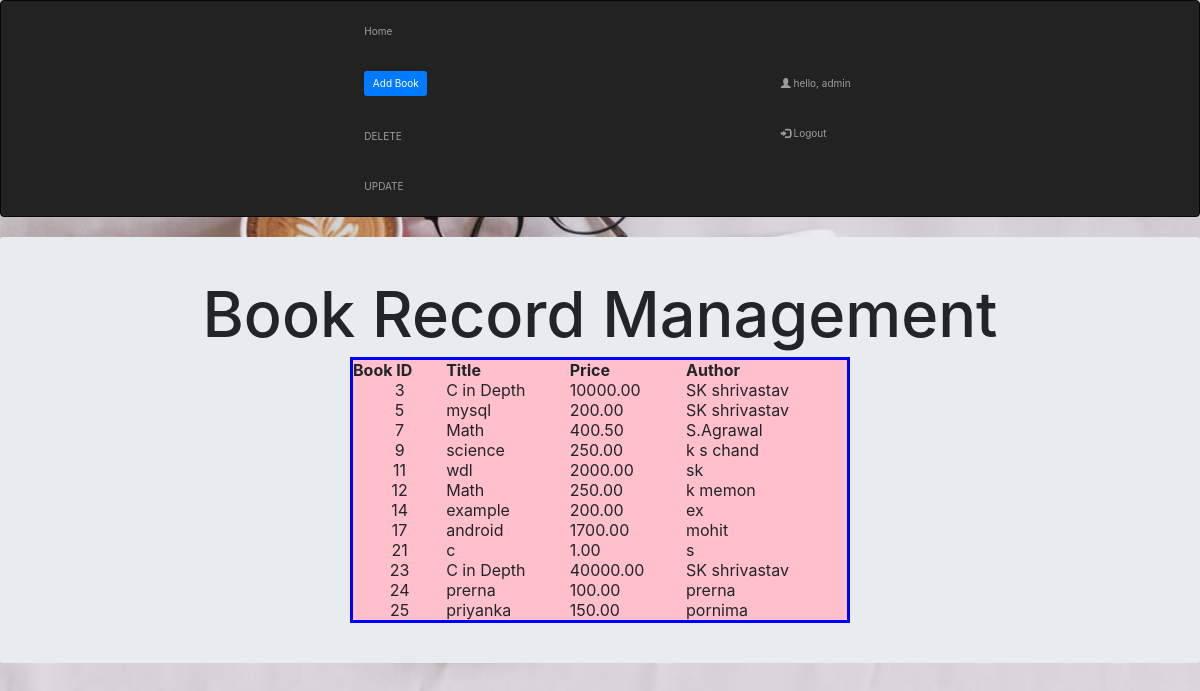
The page /home.php (signed in) on the database its author committed.
### tables this page shows
CREATE TABLE `book` (
  `bookid` int(5) NOT NULL,
  `title` varchar(20) NOT NULL,
  `price` float(7,2) NOT NULL,
  `author` varchar(20) DEFAULT NULL
);

### home.php (the view, shortened to what this page needs)
<?php
$con=mysqli_connect('localhost','root');
mysqli_select_db($con,'BRM_DB');
$q="Select * from book";
$result=mysqli_query($con,$q);
$num=mysqli_num_rows($result);
?>
<html>
    <head>
        <link rel="stylesheet" href="viewStyle.css" />
        <link rel="stylesheet" href="image.css">
        <?php require_once 'nav.php'; ?>
    </head>
    <body>
    <div align="center" class="jumbotron"  >
    <h1>Book Record Management</h1>
    <table id="view_table">
        <tr>
        <th >Book ID</th>
        <th>Title</th>
        <th>Price</th>
        <th>Author</th>
        </tr>
        <?php
            for($i=1;$i<=$num;$i++)
            {
                $row=mysqli_fetch_array($result);
        ?>
        <tr>
        <td align="center"><?php echo $row['bookid']; ?></td>
        <td align="left"><?php echo $row['title']; ?></td>
        <td align="left"><?php echo $row['price']; ?></td>
        <td align="left"><?php echo $row['author']; ?></td>
        </tr>
        <?php
            }
        ?>
            </table>
            </div>
    </body>
</html>

### nav.php (shortened to what this page needs)
<!DOCTYPE html>
<html lang="en">
<head>
  <link rel="stylesheet" href="https://maxcdn.bootstrapcdn.com/bootstrap/3.4.1/css/bootstrap.min.css">
  <link rel="stylesheet" href="https://maxcdn.bootstrapcdn.com/bootstrap/4.0.0/css/bootstrap.min.css">
</head>
<body>
<nav class="navbar navbar-inverse">
  <div class="container-fluid">
    <ul class="nav navbar-nav">
      <li ><a href="home.php" class="active">Home</a></li>
      <li><a><button type="button" class="btn btn-primary" data-toggle="modal" data-target="#bookmodal">  Add Book</button></a></li>
      <li><a href="deleteForm.php">DELETE</a></li>
      <li><a href="updateForm.php">UPDATE</a></li>
    </ul>
    <ul class="nav navbar-nav navbar-right">
      <li><a href="#"><span class="glyphicon glyphicon-user"></span> hello, <?php echo $_SESSION['username'];?></a></li>
      <li><a href="logout.php"><span class="glyphicon glyphicon-log-in"></span> Logout</a></li>
    </ul>
  </div>
</nav>

### viewStyle.css (style rules this page uses)
#view_table { border-style:solid; border-color: blue; width:500px; }
#view_table tr { background-color: pink; }

### image.css (style rules this page uses)
body { background-image: url('lab.jpg'); background-repeat: no-repeat; background-attachment: fixed; background-size: 100% 100%; }

### rows shown on the page
book: bookid "3", title "C in Depth", price "10000.00", author "SK shrivastav"
book: bookid "5", title "mysql", price "200.00", author "SK shrivastav"
book: bookid "7", title "Math", price "400.50", author "S.Agrawal"
book: bookid "9", title "science", price "250.00", author "k s chand"
book: bookid "11", title "wdl", price "2000.00", author "sk"
book: bookid "12", title "Math", price "250.00", author "k memon"
book: bookid "14", title "example", price "200.00", author "ex"
book: bookid "17", title "android", price "1700.00", author "mohit"
book: bookid "21", title "c", price "1.00", author "s"
book: bookid "23", title "C in Depth", price "40000.00", author "SK shrivastav"
book: bookid "24", title "prerna", price "100.00", author "prerna"
book: bookid "25", title "priyanka", price "150.00", author "pornima"

### other values the page prints
$_SESSION['username'] "admin"
